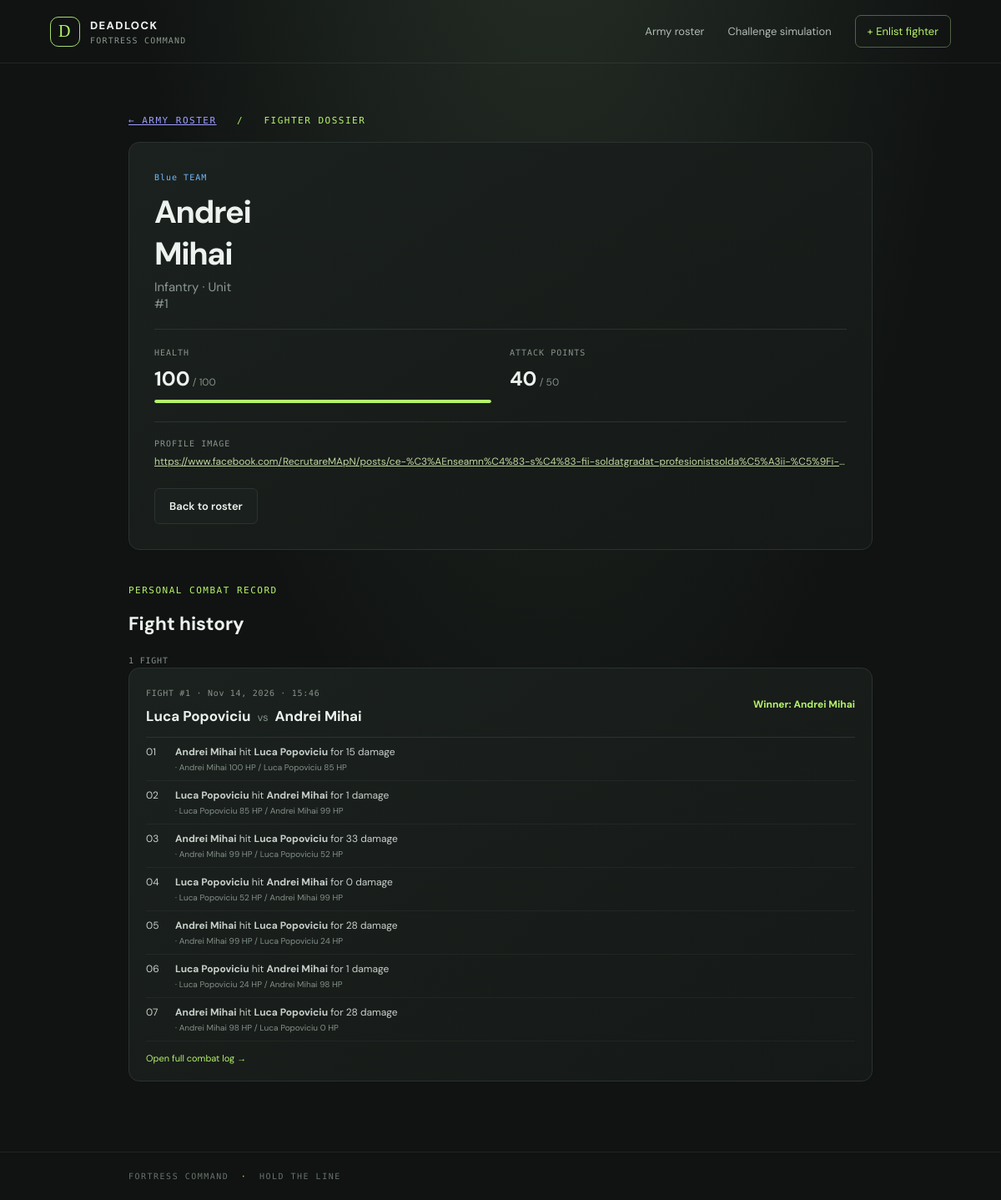
Page /unit/1/ on the committed database.
### units/models.py (models this page shows, shortened)
class Unit(models.Model):
    class UnitType(models.TextChoices):
        INFANTRY = 'Infantry', 'Infantry'
        CANNON = 'Cannon', 'Cannon'
        CAVALRY = 'Cavalry', 'Cavalry'
        KNIGHT = 'Knight', 'Knight'
    class Team(models.TextChoices):
        BLUE = 'Blue', 'Blue'
        RED = 'Red', 'Red'
    name = models.CharField(max_length=100)
    type = models.CharField(max_length=20, choices=UnitType.choices)
    team = models.CharField(max_length=10, choices=Team.choices, default=Team.BLUE)
    health = models.PositiveSmallIntegerField(
        default=100, validators=[MinValueValidator(0), MaxValueValidator(100)]
    )
    attack_points = models.PositiveSmallIntegerField(
        default=0, validators=[MinValueValidator(0), MaxValueValidator(50)]
    )
    profile_image_link = models.URLField(max_length=500)
    class Meta:
        ordering = ('name', 'id')

class Fight(models.Model):
    class Status(models.TextChoices):
        COMPLETE = 'complete', 'Complete'
        STALEMATE = 'stalemate', 'Stalemate'
    unit_one = models.ForeignKey(Unit, on_delete=models.PROTECT, related_name='fights_as_first')
    unit_two = models.ForeignKey(Unit, on_delete=models.PROTECT, related_name='fights_as_second')
    winner = models.ForeignKey(
        Unit, on_delete=models.PROTECT, related_name='fights_won', null=True, blank=True
    )
    status = models.CharField(max_length=12, choices=Status.choices, default=Status.COMPLETE)
    created_at = models.DateTimeField(auto_now_add=True)
    class Meta:
        ordering = ('-created_at', '-id')

class FightTurn(models.Model):
    fight = models.ForeignKey(Fight, on_delete=models.CASCADE, related_name='turns')
    turn_number = models.PositiveIntegerField()
    attacker = models.ForeignKey(Unit, on_delete=models.PROTECT, related_name='attacks_made')
    defender = models.ForeignKey(Unit, on_delete=models.PROTECT, related_name='attacks_received')
    attack_points = models.PositiveSmallIntegerField(help_text='Random attack value rolled for this turn.')
    attacker_health = models.PositiveSmallIntegerField()
    defender_health = models.PositiveSmallIntegerField()
    class Meta:
        ordering = ('turn_number',)
        constraints = [
            models.UniqueConstraint(fields=('fight', 'turn_number'), name='unique_fight_turn_number')
        ]

### units/views.py (the view)
# urls.py: path('<int:pk>/', views.unit_detail, name='unit-detail'),
def unit_detail(request, pk):
    unit = get_object_or_404(Unit, pk=pk)
    fights = Fight.objects.filter(Q(unit_one=unit) | Q(unit_two=unit)).select_related(
        'unit_one', 'unit_two', 'winner'
    ).prefetch_related('turns__attacker', 'turns__defender')
    return render(request, 'units/unit_detail.html', {'unit': unit, 'fights': fights})

### templates/units/unit_detail.html (shortened to what this page needs)
{% extends 'units/base.html' %}
{% block content %}
<p class="eyebrow"><a href="{% url 'unit-list' %}">← ARMY ROSTER</a> &nbsp; / &nbsp; FIGHTER DOSSIER</p>
<section class="panel detail-panel team-{{ unit.team|lower }}">
  <div class="detail-heading"><span class="team-badge">{{ unit.team }} TEAM</span><h1>{{ unit.name }}</h1><p>{{ unit.type }} · Unit #{{ unit.pk }}</p></div>
  <div class="detail-stats"><div><span>HEALTH</span><strong>{{ unit.health }}<small> / 100</small></strong><div class="health-track"><span style="width: {{ unit.health }}%"></span></div></div><div><span>ATTACK POINTS</span><strong>{{ unit.attack_points }}<small> / 50</small></strong></div></div>
  <div class="detail-image-link"><span>PROFILE IMAGE</span><a href="{{ unit.profile_image_link }}" target="_blank" rel="noopener noreferrer">{{ unit.profile_image_link }}</a></div>
  <div class="detail-actions"><a class="button secondary" href="{% url 'unit-list' %}">Back to roster</a></div>
</section>
<section class="unit-fights">
  <div class="section-heading"><div><p class="eyebrow">PERSONAL COMBAT RECORD</p><h2>Fight history</h2></div><span class="fight-total">{{ fights|length }} FIGHT{{ fights|length|pluralize|upper }}</span></div>
  {% if fights %}
    <div class="unit-fight-list">
      {% for fight in fights %}
        <article class="panel unit-fight-card">
          <div class="unit-fight-heading">
            <div><span class="fight-date">FIGHT #{{ fight.pk }} · {{ fight.created_at|date:'M j, Y · H:i' }}</span><h3>{% if fight.unit_one == unit %}{{ fight.unit_two.name }}{% else %}{{ fight.unit_one.name }}{% endif %} <i>vs</i> {{ unit.name }}</h3></div>
            <strong class="fight-winner">{% if fight.winner %}Winner: {{ fight.winner.name }}{% else %}Stalemate{% endif %}</strong>
          </div>
          <ol class="unit-turn-list">
            {% for turn in fight.turns.all %}
              <li><span class="turn-number">{{ turn.turn_number|stringformat:'02d' }}</span><span class="unit-turn-text"><b>{{ turn.attacker.name }}</b> hit <b>{{ turn.defender.name }}</b> for {{ turn.attack_points }} damage <small>· {{ turn.attacker.name }} {{ turn.attacker_health }} HP / {{ turn.defender.name }} {{ turn.defender_health }} HP</small></span></li>
            {% empty %}<li class="no-turns">No attacks were recorded.</li>{% endfor %}
          </ol>
          <a class="fight-detail-link" href="{% url 'fight-result' fight.pk %}">Open full combat log →</a>
        </article>
      {% endfor %}
    </div>
  {% else %}<div class="panel empty-state fight-empty"><p>This fighter has no recorded fights yet.</p></div>{% endif %}
</section>
{% endblock %}

### units/static/units/style.css (style rules this page uses)
:root { color-scheme:dark;--bg:#101312;--panel:#181d1b;--line:#2b3330;--muted:#8d9892;--text:#edf2ee;--green:#b6f36a;--blue:#6fbaff;--red:#ff7777 }
* { box-sizing:border-box }
body { margin:0;background:radial-gradient(ellipse at 55% -30%,#283229 0,transparent 55%),var(--bg);color:var(--text);font:15px 'DM Sans',sans-serif;min-height:100vh }
.eyebrow { font:11px 'DM Mono',monospace;letter-spacing:1.5px;color:var(--green);margin:0 0 13px }
.intro h1,.roster-heading h1,.detail-heading h1 { font-size:38px;letter-spacing:-1.4px;margin:0 0 9px }
.intro>p:last-child,.roster-heading p,.detail-heading p { color:var(--muted);margin:0 }
.panel { border:1px solid var(--line);background:linear-gradient(145deg,#1b211e,#151917);border-radius:13px }
.button { display:inline-flex;justify-content:center;align-items:center;gap:13px;border:0;border-radius:6px;padding:12px 17px;font:600 13px 'DM Sans',sans-serif;text-decoration:none;cursor:pointer }
.button.secondary { border:1px solid var(--line);background:#1a201d;color:var(--text) }
.health-track { height:4px;background:#303833;border-radius:5px;overflow:hidden }
.health-track span { display:block;height:100%;background:var(--green);border-radius:5px }
.detail-panel { padding:30px;display:grid;grid-template-columns:102px 1fr;gap:20px 23px;margin-top:19px }
.detail-heading { align-self:center }
.detail-heading h1 { margin:8px 0 5px }
.team-badge { color:var(--blue);font:10px 'DM Mono',monospace;letter-spacing:1px }
.detail-stats { grid-column:1/-1;display:grid;grid-template-columns:1fr 1fr;gap:22px;padding:22px 0;border-top:1px solid var(--line);border-bottom:1px solid var(--line) }
.detail-stats>div { display:flex;flex-direction:column;gap:10px }
.detail-stats span,.detail-image-link>span { color:#89948c;font:10px 'DM Mono',monospace;letter-spacing:1px }
.detail-stats strong { font-size:24px }
.detail-stats strong small { font-size:12px;color:#859087;font-weight:400 }
.detail-image-link { grid-column:1/-1;display:flex;flex-direction:column;gap:8px;min-width:0 }
.detail-image-link a { color:#c0d79d;white-space:nowrap;overflow:hidden;text-overflow:ellipsis;font-size:12px }
.detail-actions { grid-column:1/-1;display:flex;gap:10px;padding-top:4px }

### units/static/units/fight.css (style rules this page uses)
.unit-fights,.team-statistics { margin-top:42px }
.fight-total,.stats-caption { font:10px 'DM Mono',monospace;color:#849088;letter-spacing:.8px }
.unit-fight-list { display:grid;gap:13px }
.unit-fight-card { padding:18px 20px }
.unit-fight-heading { display:flex;align-items:center;justify-content:space-between;gap:18px;padding-bottom:14px;border-bottom:1px solid var(--line) }
.fight-date { font:10px 'DM Mono',monospace;color:#879289;letter-spacing:.7px }
.unit-fight-heading h3 { font-size:17px;margin:8px 0 0 }
.unit-fight-heading h3 i { font-style:normal;color:#829087;font-weight:400;font-size:13px;padding:0 4px }
.fight-winner { font-size:12px;color:var(--green);white-space:nowrap }
.unit-turn-list { list-style:none;padding:0;margin:0 }
.unit-turn-list li { display:flex;align-items:baseline;gap:12px;padding:9px 0;border-bottom:1px solid #ffffff0b;font-size:12px;color:#c8d0ca }
.unit-turn-list .turn-number { flex:0 0 23px }
.unit-turn-text small { display:block;color:#849088;font-size:10px;margin:4px 0 0 }
.fight-detail-link { display:inline-block;margin-top:13px;color:var(--green);font-size:11px;text-decoration:none }

### rows in the picture
Unit: team "Blue", name "Andrei Mihai", type "Infantry", pk "1", health "100", attack_points "40", profile_image_link "https://www.facebook.com/RecrutareMApN/posts/ce-%C3%AEnseamn%C4%83-s%C4%83-fii-soldatgradat-profesionistsolda%C5%A3ii-%C5%9Fi-…"
Fight: pk "1", created_at "Nov 14, 2026 · 15:46", unit_two.name "Luca Popoviciu", winner.name "Andrei Mihai"
FightTurn: turn_number "01", attacker.name "Andrei Mihai", defender.name "Luca Popoviciu", attack_points "15", attacker_health "100", defender_health "85"
FightTurn: turn_number "02", attacker.name "Luca Popoviciu", defender.name "Andrei Mihai", attack_points "1", attacker_health "85", defender_health "99"
FightTurn: turn_number "03", attacker.name "Andrei Mihai", defender.name "Luca Popoviciu", attack_points "33", attacker_health "99", defender_health "52"
FightTurn: turn_number "04", attacker.name "Luca Popoviciu", defender.name "Andrei Mihai", attack_points "0", attacker_health "52", defender_health "99"
FightTurn: turn_number "05", attacker.name "Andrei Mihai", defender.name "Luca Popoviciu", attack_points "28", attacker_health "99", defender_health "24"
FightTurn: turn_number "06", attacker.name "Luca Popoviciu", defender.name "Andrei Mihai", attack_points "1", attacker_health "24", defender_health "98"
FightTurn: turn_number "07", attacker.name "Andrei Mihai", defender.name "Luca Popoviciu", attack_points "28", attacker_health "98", defender_health "0"

### other values in the picture
{{ fights|length }} "1"
